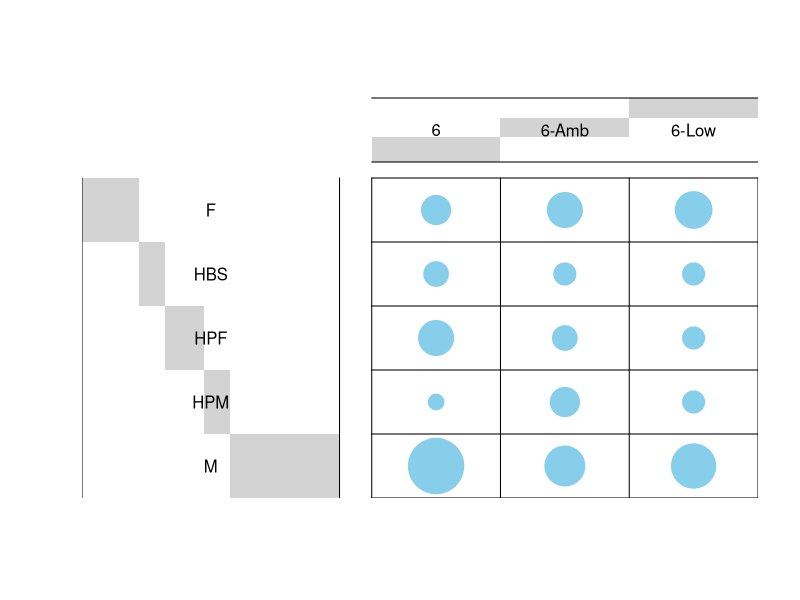
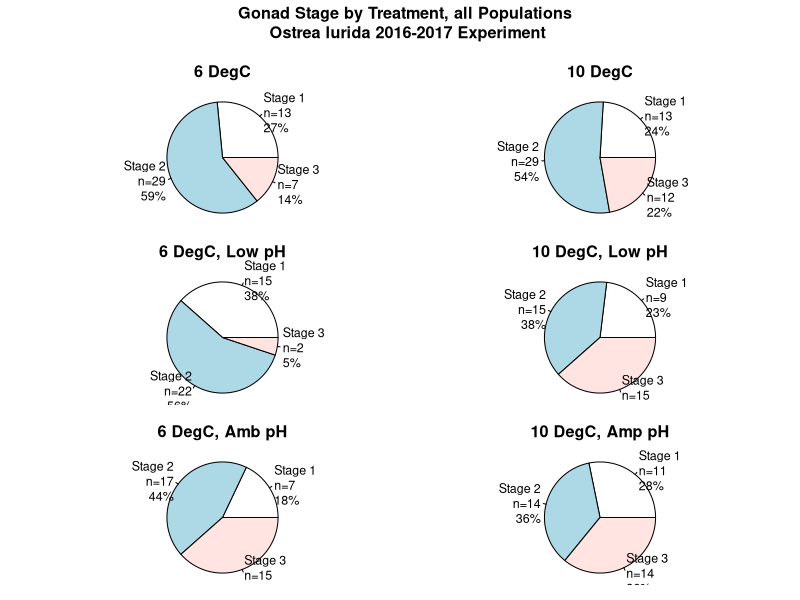
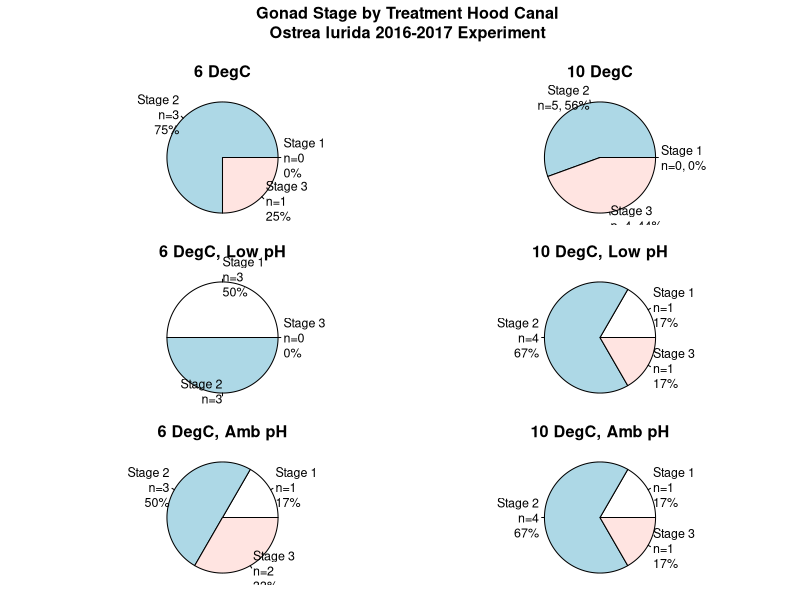
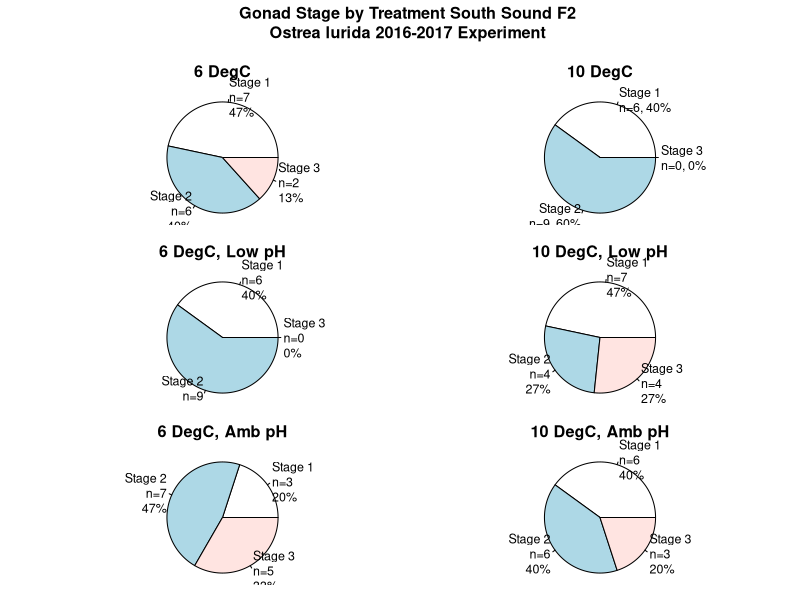
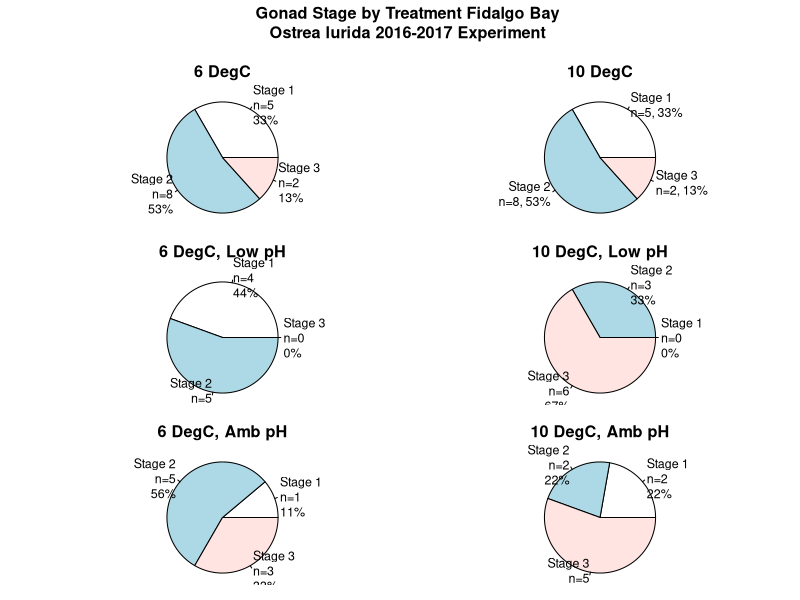
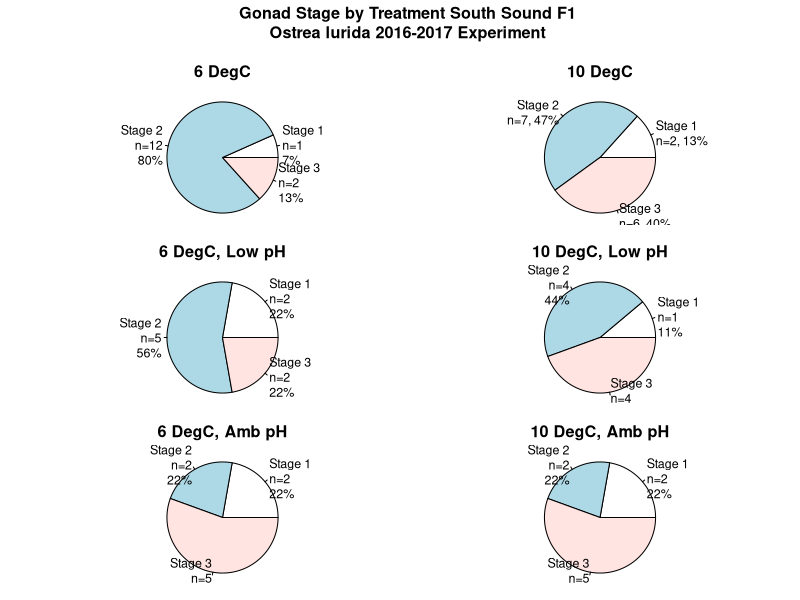

These figures' R source, in order: (Note: this script raises an error after producing the figures.)
setwd("~/Documents/Roberts Lab/O.lurida_Stress/Data")
Histo <- read.csv("2017-Oly-Histo-Results.csv", header=T, stringsAsFactors = T)
Histo$Stage <- as.factor(Histo$Stage)
library(plyr)

# All Populations Combined ------------------------------------------------
All.6 <- subset(Histo, Phase %in% "TEMP" & Treatment %in% "6")
All.10 <- subset(Histo, Phase %in% "TEMP" & Treatment %in% "10")
All.6.Low <- subset(Histo, Phase %in% "OA" & Treatment %in% "6-Low")
All.6.Amb <- subset(Histo, Phase %in% "OA" & Treatment %in% "6-Amb")
All.10.Low <- subset(Histo, Phase %in% "OA" & Treatment %in% "10-Low")
All.10.Amb <- subset(Histo, Phase %in% "OA" & Treatment %in% "10-Amb")
Allp.6 <- data.frame(unclass(100*prop.table(table(All.6$Stage))))
Allp.10 <- data.frame(unclass(100*prop.table(table(All.10$Stage))))
Allp.6.Low <- data.frame(unclass(100*prop.table(table(All.6.Low$Stage))))
Allp.6.Amb <- data.frame(unclass(100*prop.table(table(All.6.Amb$Stage))))
Allp.10.Low <- data.frame(unclass(100*prop.table(table(All.10.Low$Stage))))
Allp.10.Amb <- data.frame(unclass(100*prop.table(table(All.10.Amb$Stage))))
All.p <- data.frame(cbind(Allp.6, Allp.10, Allp.6.Low, Allp.6.Amb, Allp.10.Low, Allp.10.Amb))
colnames(All.p) <- c("6", "10", "6.Low", "6.Amb", "10.Low", "10.Amb")
Stages <- c("Stage 1", "Stage 2", "Stage 3")
png(filename = "~/Documents/Roberts Lab/O.lurida_Stress/Analyses/Gonad-Stage-Pie-Charts.png", width = 600, height = 800)
par(mfrow = c(3, 2), mar=c(.5,1,3.5,.5), oma=c(1,2,3,1), cex.main= 1.3, cex=.75)
pie(table(All.6$Stage), main="6 DegC", radius=1, labels=paste(Stages, "\n", "n=", table(All.6$Stage), "\n", round(All.p$`6`), "%", sep=""))
pie(table(All.10$Stage), main="10 DegC", radius=1, labels=paste(Stages, "\n", "n=", table(All.10$Stage),"\n", round(All.p$`10`), "%", sep=""))
pie(table(All.6.Low$Stage), main="6 DegC, Low pH", radius=1, labels=paste(Stages, "\n", "n=", table(All.6.Low$Stage), "\n", round(All.p$`6.Low`), "%", sep=""))
pie(table(All.10.Low$Stage), main="10 DegC, Low pH", radius=1, labels=paste(Stages, "\n", "n=", table(All.10.Low$Stage),"\n", round(All.p$`10.Low`), "%", sep=""))
pie(table(All.6.Amb$Stage), main="6 DegC, Amb pH", radius=1, labels=paste(Stages, "\n", "n=", table(All.6.Amb$Stage), "\n", round(All.p$`6.Amb`), "%", sep=""))
pie(table(All.10.Amb$Stage), main="10 DegC, Amp pH", radius=1, labels=paste(Stages, "\n", "n=", table(All.10.Amb$Stage), "\n", round(All.p$`10.Amb`), "%", sep=""))
title("Gonad Stage by Treatment, all Populations \nOstrea lurida 2016-2017 Experiment", outer=TRUE) 
dev.off()

# Each Population Separately ----------------------------------------------

Pops <- levels(Histo$Population)
Pop.names <- c("Hood Canal", "South Sound F2", "Fidalgo Bay", "South Sound F1")
for (i in 1:length(Pops)) {
  T <- Pops[i]
  T.6 <- subset(Histo, Population %in% T & Phase %in% "TEMP" & Treatment %in% "6")
  T.10 <- subset(Histo, Population %in% T & Phase %in% "TEMP" & Treatment %in% "10")
  T.6.Low <- subset(Histo, Population %in% T & Phase %in% "OA" & Treatment %in% "6-Low")
  T.6.Amb <- subset(Histo, Population %in% T & Phase %in% "OA" & Treatment %in% "6-Amb")
  T.10.Low <- subset(Histo, Population %in% T & Phase %in% "OA" & Treatment %in% "10-Low")
  T.10.Amb <- subset(Histo, Population %in% T & Phase %in% "OA" & Treatment %in% "10-Amb")
  Tp.6 <- data.frame(unclass(100*prop.table(table(T.6$Stage))))
  Tp.10 <- data.frame(unclass(100*prop.table(table(T.10$Stage))))
  Tp.6.Low <- data.frame(unclass(100*prop.table(table(T.6.Low$Stage))))
  Tp.6.Amb <- data.frame(unclass(100*prop.table(table(T.6.Amb$Stage))))
  Tp.10.Low <- data.frame(unclass(100*prop.table(table(T.10.Low$Stage))))
  Tp.10.Amb <- data.frame(unclass(100*prop.table(table(T.10.Amb$Stage))))
  T.p <- data.frame(cbind(Tp.6, Tp.10, Tp.6.Low, Tp.6.Amb, Tp.10.Low, Tp.10.Amb))
  colnames(T.p) <- c("6", "10", "6.Low", "6.Amb", "10.Low", "10.Amb")
  Stages <- c("Stage 1", "Stage 2", "Stage 3")
  filename <- paste("~/Documents/Roberts Lab/O.lurida_Stress/Analyses/Gonad-Stage-Pie-Charts-", T, ".png", sep="")
  png(filename = filename, width = 600, height = 800)
  par(mfrow = c(3, 2), mar=c(.5,1,3.5,.5), oma=c(1,2,3,1), cex.main= 1.3, cex=.75)
  pie(table(T.6$Stage), main="6 DegC", radius=1, labels=paste(Stages, "\n", "n=", table(T.6$Stage), "\n", round(T.p$`6`), "%", sep=""))
  pie(table(T.10$Stage), main="10 DegC", radius=1, labels=paste(Stages, "\n", "n=", table(T.10$Stage), ", ", round(T.p$`10`), "%", sep=""))
  pie(table(T.6.Low$Stage), main="6 DegC, Low pH", radius=1, labels=paste(Stages, "\n", "n=", table(T.6.Low$Stage), "\n", round(T.p$`6.Low`), "%", sep=""))
  pie(table(T.10.Low$Stage), main="10 DegC, Low pH", radius=1, labels=paste(Stages, "\n", "n=", table(T.10.Low$Stage), "\n", round(T.p$`10.Low`), "%", sep=""))
  pie(table(T.6.Amb$Stage), main="6 DegC, Amb pH", radius=1, labels=paste(Stages, "\n", "n=", table(T.6.Amb$Stage), "\n", round(T.p$`6.Amb`), "%", sep=""))
  pie(table(T.10.Amb$Stage), main="10 DegC, Amb pH", radius=1, labels=paste(Stages, "\n", "n=", table(T.10.Amb$Stage), "\n", round(T.p$`10.Amb`), "%", sep=""))
  title(paste("Gonad Stage by Treatment ", Pop.names[i], "\n", "Ostrea lurida 2016-2017 Experiment", sep=""), outer=TRUE)
  dev.off()
}


### Stats
# Resource: http://www.sthda.com/english/wiki/chi-square-test-of-independence-in-r

library("gplots")
All.6.Gonad.Stages <- rbind(All.6, All.6.Amb, All.6.Low)
CT.Sex <- table(All.6.Gonad.Stages$Treatment, All.6.Gonad.Stages$Sex)
CT.stage <- table(All.6.Gonad.Stages$Treatment, All.6.Gonad.Stages$Stage)
CT.Sex <- CT.Sex[-1:-3,]
CT.stage <- CT.stage[-1:-3,]

balloonplot(CT.Sex, main ="Oly Sex", xlab ="", ylab="",
            label = T, show.margins = FALSE)
balloonplot(CT.stage, main ="Oly Stage", xlab ="", ylab="",
            label = T, show.margins = FALSE)

library("graphics")
mosaicplot(CT.Sex, shade = TRUE, las=2, main = "Oly Sex")
mosaicplot(CT.stage, shade = TRUE, las=2, main = "Oly Stage")

# Stats on Sex data
chisq.sex <- chisq.test(CT.Sex) #p-value = 0.2932; also I read that the warning message may be a result of little data.
fisher.test(CT.Sex) #p-value = 0.2942, using Fisher's Exact Test for Count Data 

# Stats on Stage data
chisq.stage <- chisq.test(CT.stage) #p-value = 0.002478
fisher.test(CT.stage) #p-value = 0.003477 #using this test too, since I had to use it for the Sex data. 

chisq.stage$observed
chisq.stage$expected
round(chisq.stage$residuals, 3)

install.packages("corrplot")
library(corrplot)
corrplot(chisq.stage$residuals, is.corr = F, main="Oly Stage, Correlation Plot")
corrplot(chisq.sex$residuals, is.corr = F, main="Oly Sex, Correlation Plot")

# Run same stats on each population separately: 
SN.6 <- subset(All.6.Gonad.Stages, Population %in% "SN")
NF.6 <- subset(All.6.Gonad.Stages, Population %in% "NF")
K.6 <- subset(All.6.Gonad.Stages, Population %in% "K")
HL.6 <- subset(All.6.Gonad.Stages, Population %in% "HL")

# Contingency tables for each population, by Sex and Stage
CT.SN.Sex <- table(SN.6$Treatment, SN.6$Sex)
CT.SN.stage <- table(SN.6$Treatment, SN.6$Stage)
CT.NF.Sex <- table(NF.6$Treatment, NF.6$Sex)
CT.NF.stage <- table(NF.6$Treatment, NF.6$Stage)
CT.K.Sex <- table(K.6$Treatment, K.6$Sex)
CT.K.stage <- table(K.6$Treatment, K.6$Stage)
CT.HL.Sex <- table(HL.6$Treatment, HL.6$Sex)
CT.HL.stage <- table(HL.6$Treatment, HL.6$Stage)

# Remove extraneous rows
CT.SN.Sex <- CT.SN.Sex[-1:-3,]
CT.SN.stage <- CT.SN.stage[-1:-3,]
CT.NF.Sex <- CT.NF.Sex[-1:-3,]
CT.NF.stage <- CT.NF.stage[-1:-3,]
CT.K.Sex <- CT.K.Sex[-1:-3,]
CT.K.stage <- CT.K.stage[-1:-3,]
CT.HL.Sex <- CT.HL.Sex[-1:-3,]
CT.HL.stage <- CT.HL.stage[-1:-3,]

chisq.test(CT.SN.Sex)
chisq.test(CT.SN.stage)
chisq.test(CT.NF.Sex)
chisq.test(CT.NF.stage)
chisq.test(CT.K.Sex)
chisq.test(CT.K.stage)
chisq.test(CT.HL.Sex)
chisq.test(CT.HL.stage)

# Sample size small, so use fisher's test
fisher.test(CT.SN.Sex)
fisher.test(CT.SN.stage)
fisher.test(CT.NF.Sex)
fisher.test(CT.NF.stage)
fisher.test(CT.K.Sex)
fisher.test(CT.K.stage)
fisher.test(CT.HL.Sex)
fisher.test(CT.HL.stage)


balloonplot(CT.SN.Sex, main ="Oly Sex, South Sound F1", xlab ="", ylab="",
            label = T, show.margins = FALSE)
balloonplot(CT.SN.stage, main ="Oly Stage, South Sound F1", xlab ="", ylab="",
            label = T, show.margins = FALSE)

balloonplot(CT.NF.Sex, main ="Oly Sex, North Sound F1", xlab ="", ylab="",
            label = T, show.margins = FALSE)
balloonplot(CT.NF.stage, main ="Oly Stage, North Sound F1", xlab ="", ylab="",
            label = T, show.margins = FALSE)

balloonplot(CT.K.Sex, main ="Oly Sex, South Sound F2", xlab ="", ylab="",
            label = T, show.margins = FALSE)
balloonplot(CT.K.stage, main ="Oly Stage, South Sound F2", xlab ="", ylab="",
            label = T, show.margins = FALSE)

balloonplot(CT.HL.Sex, main ="Oly Sex, Hood Canal F1", xlab ="", ylab="",
            label = T, show.margins = FALSE)
balloonplot(CT.HL.stage, main ="Oly Stage, Hood Canal F1", xlab ="", ylab="",
            label = T, show.margins = FALSE)

### boneyard

# Histo$Stage <- as.factor(Histo$Stage)
# counts.temp <- count(df=subset(Histo, Phase %in% "TEMP"), c("Phase", "Treatment", "Stage"))
# counts.OA <- count(df=subset(Histo, Phase %in% "OA"), c("Phase", "Treatment", "Stage"))
# counts.all <- count(df=Histo, c("Phase", "Treatment", "Stage"))
